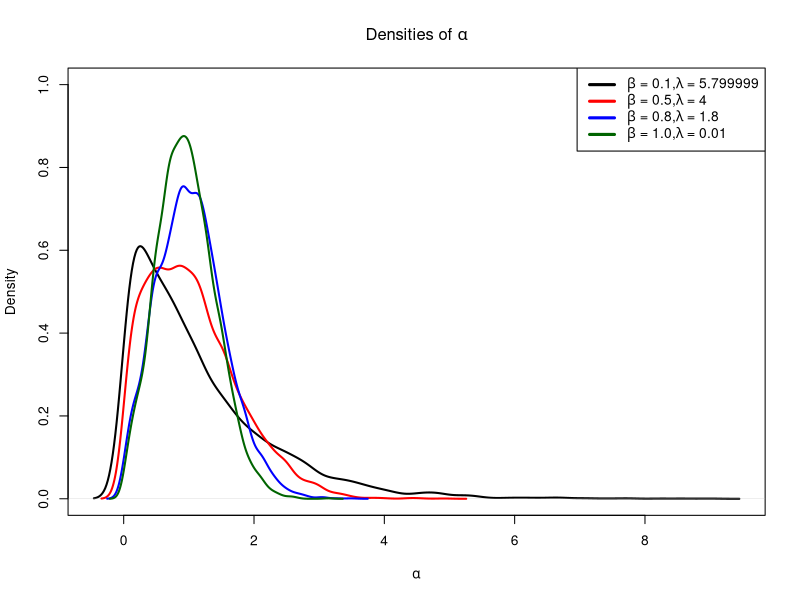
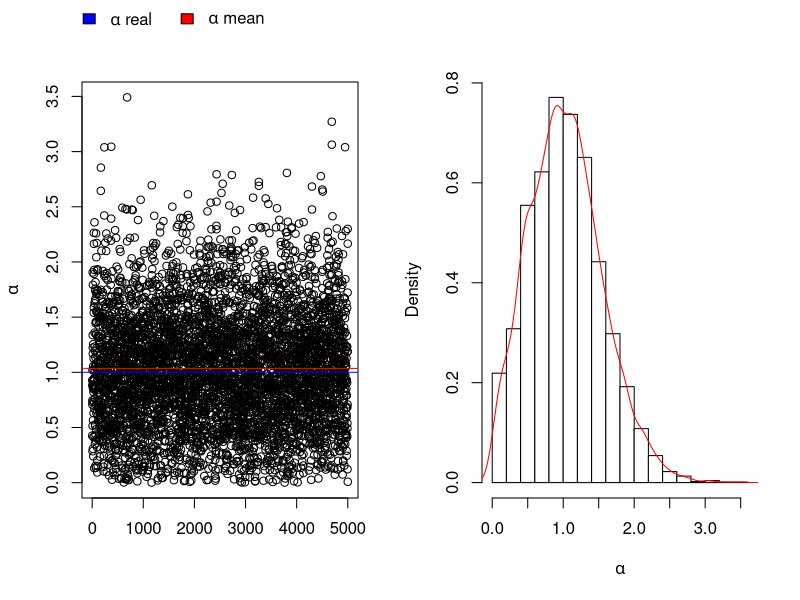

The R script that drew these images, in order:
X_data0.1 <- read.csv("Data_Alphas_1_beta0.1_T10_lambda5.799999.csv",header = T)
X_data0.5 <- read.csv("Data_Alphas_1_beta0.5_T10_lambda4.csv", header = T)
X_data0.8 <- read.csv("Data_Alphas_1_beta0.8_T10_lambda1.8.csv", header = T)
X_data1.0 <- read.csv("Data_Alphas_1_beta1.0_T10_lambda0.01.csv", header = T)

layout(matrix(c(1,1,1,1), nrow = 2, ncol = 2, byrow = TRUE))
plot(density(X_data0.1[,2]),main = expression(paste("Densities of ", alpha)), 
     xlab=expression(alpha), col="black",lwd = 2,ylim=c(0,1))
lines(density(X_data0.5[,2]), col="red",lwd = 2) 
lines(density(X_data0.8[,2]), col="blue",lwd = 2)
lines(density(X_data1.0[,2]), col="darkgreen",lwd = 2)
legend("topright",
       legend = c(expression(paste(beta," = 0.1,",lambda, " = 5.799999")), 
                  expression(paste(beta," = 0.5,",lambda, " = 4")), 
                  expression(paste(beta," = 0.8,",lambda, " = 1.8")), 
                  expression(paste(beta," = 1.0,",lambda, " = 0.01"))),lty = c(1, 1), 
       col = c("black","red","blue","darkgreen"),cex = 1.0,lwd = 3)

layout(matrix(c(1,2), nrow = 1, ncol = 2, byrow = TRUE))
plot(X_data0.8[,2],main="",xlab ="", ylab=expression(alpha))
abline(h=mean(X_data0.8[,2]), col="red")
abline(h=1.0, col="blue")
legend(x= "topleft",inset = c(-0.05, -0.2),bty = "n", legend=c(expression(paste(alpha, " real")), expression(paste(alpha, " mean"))), 
       fill = c("blue","red"),horiz = TRUE, xpd = TRUE) 
#plot(alphas[2,],main="Normal",xlab ="Sample size", ylab=expression(alpha))
#abline(h=alpha, col="blue")
#abline(h=mean_alphas[2], col="red")
hist((X_data0.8[,2]),prob = TRUE,main = " ", 
     xlab=expression(alpha),col= "white")
lines(density(X_data0.8[,2]), col= "red")
#legend("topright",legend = c("Truncated", "Normal"),lty = c(1, 1), col = c(1, 2),
#       cex = 0.8,lwd = 2)